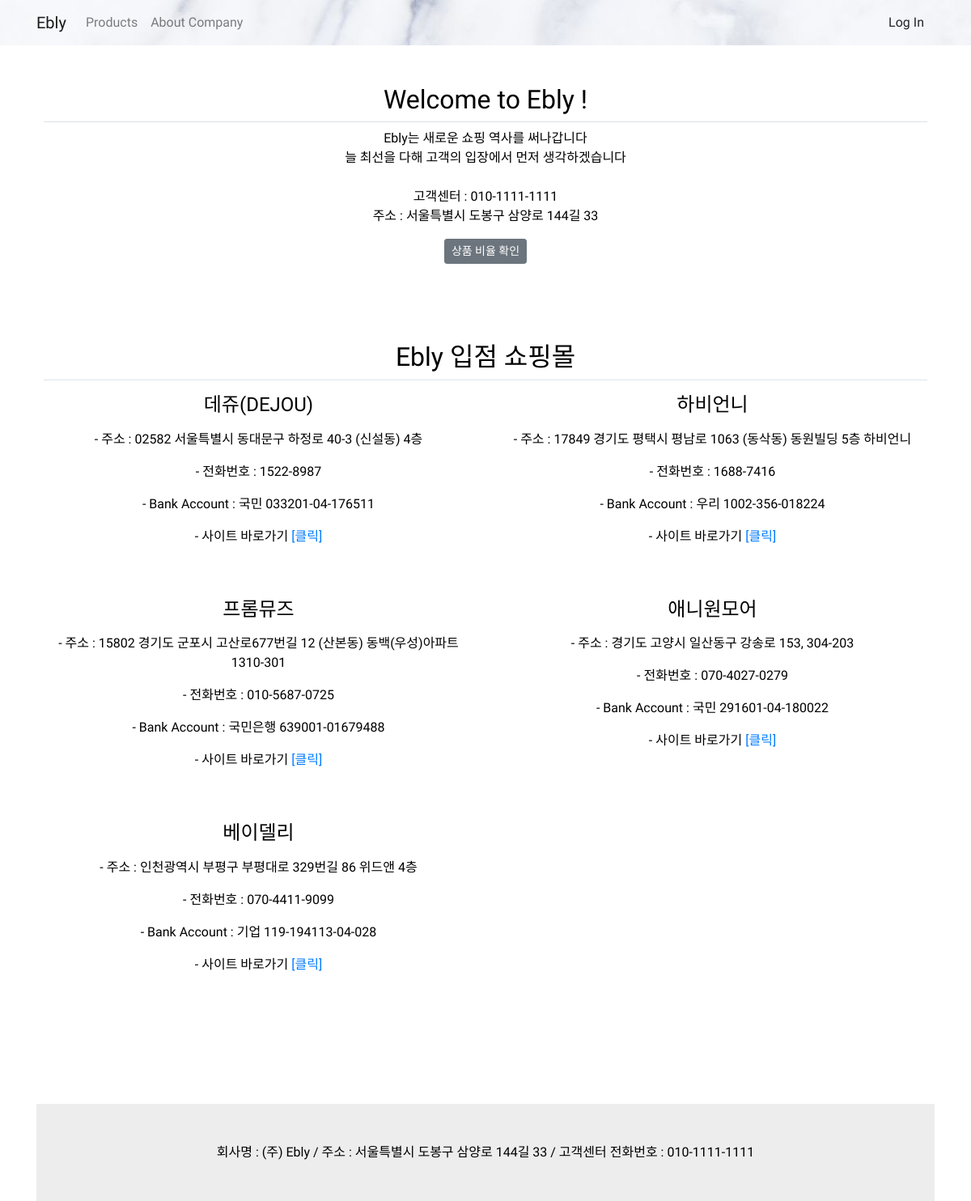
Screenshot of /about_company/ with the database file from the repository.
### shop/models.py (models this page shows, shortened)
class Company(models.Model):
    com_name = models.CharField(max_length=30)
    address = models.TextField()
    contact = models.CharField(max_length=100)
    com_url = models.URLField()
    bank_account = models.CharField(max_length=50)

### home/views.py (the view)
# urls.py: path('about_company/', views.about_com),
def about_com(request):
    companies = Company.objects.all()
    categories = Category.objects.all()
    cnt = []
    for c in categories:
        products = Good.objects.filter(category=c)
        cnt.append(products.count())
    return render(request, 'home/about_company.html',
                  {
                      'companies': companies,
                      'cnt': cnt,
                  })

### home/templates/home/about_company.html (shortened to what this page needs)
<!DOCTYPE html>
{% load static %}
<html lang="ko">
<head>
    <link href="{% static 'shop/css/font.css' %}" rel="stylesheet" type="text/css" media="screen">
    <link href="{% static 'shop/bootstrap/bootstrap.min.css' %}" rel="stylesheet" type="text/css" media="screen">
    <link href="{% static 'shop/css/footer.css' %}" rel="stylesheet" type="text/css" media="screen">
</head>
<body class="web-font">
    {% include 'shop/navbar.html' %}
    <div class="container px-4 py-5" style="text-align:center;">
        <h2 class="pb-2 border-bottom">Welcome to Ebly !</h2>
               Ebly는 새로운 쇼핑 역사를 써나갑니다</br>늘 최선을 다해 고객의 입장에서 먼저 생각하겠습니다</br></br>
                고객센터 : 010-1111-1111</br>
                주소 : 서울특별시 도봉구 삼양로 144길 33</br>
                <button class="btn btn-sm btn-secondary mt-3" data-toggle="modal" data-target="#statistic">상품 비율 확인</button>
    </div>
  <div class="container px-4 py-5 text-center" id="icon-grid">
    <h2 class="pb-2 border-bottom">Ebly 입점 쇼핑몰</h2>
    <div class="row mt-3">
        {% for com in companies %}
      <div class="col-lg-6 mb-5">
        <div>
          <h4 class="fw-bold mb-0">{{com.com_name}}</h4>
          <p> - 주소 : {{com.address}}</p>
            <p> - 전화번호 : {{com.contact}}</p>
            <p> - Bank Account : {{com.bank_account}}</p>
            <p> - 사이트 바로가기 <a href="{{com.com_url}}">[클릭]</a></p>
        </div>
      </div>
        {% endfor %}
  </div>
  </div>
<div class="container">
    <div class="mt-5">
        {% include 'shop/footer.html' %}
    </div>
</div>
</body>
</html>

### rows the page displays
Company: com_name "데쥬(DEJOU)", address "02582 서울특별시 동대문구 하정로 40-3 (신설동) 4층", contact "1522-8987", bank_account "국민 033201-04-176511"
Company: com_name "하비언니", address "17849 경기도 평택시 평남로 1063 (동삭동) 동원빌딩 5층 하비언니", contact "1688-7416", bank_account "우리 1002-356-018224"
Company: com_name "프롬뮤즈", address "15802 경기도 군포시 고산로677번길 12 (산본동) 동백(우성)아파트 1310-301", contact "010-5687-0725", bank_account "국민은행 639001-01679488"
Company: com_name "애니원모어", address "경기도 고양시 일산동구 강송로 153, 304-203", contact "070-4027-0279", bank_account "국민 291601-04-180022"
Company: com_name "베이델리", address "인천광역시 부평구 부평대로 329번길 86 위드앤 4층", contact "070-4411-9099", bank_account "기업 119-194113-04-028"
